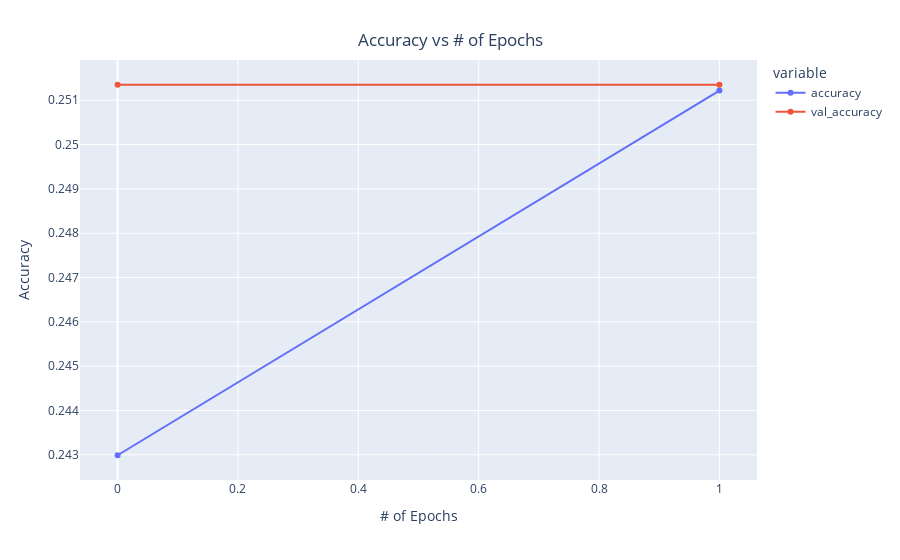
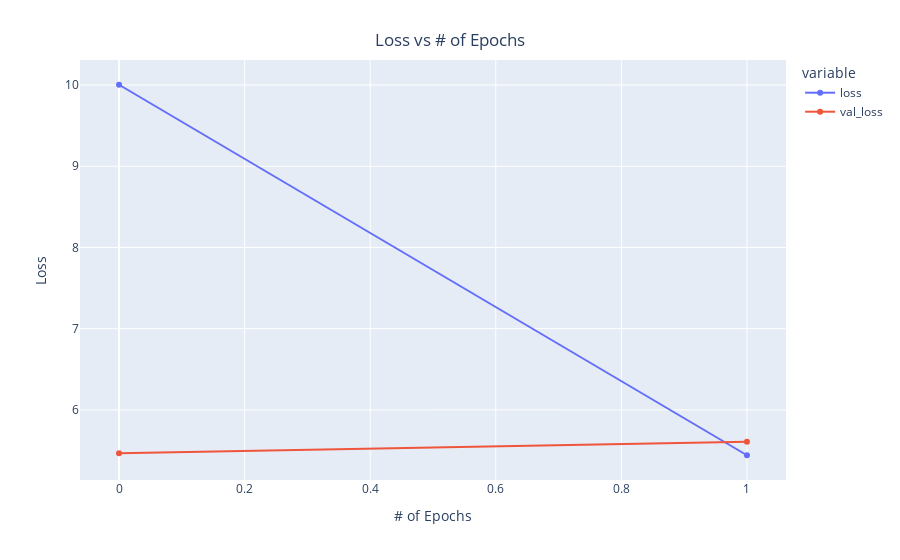

The notebook cell saved with these charts, in order:
### Markdown cell above
Model evaluation
---

### Code cell
#Create a line plot to visualize accuracy and validation accuracy over epochs
model_plot = pxt.line(
    data_frame=final_history,             #Use the history DataFrame for plotting
    y=["accuracy", "val_accuracy"],       #Plot both training and validation accuracy
    markers=True                          #Show markers on the plot
)

#Update the x-axis title to indicate the number of epochs
model_plot.update_xaxes(title="# of Epochs")
#Update the y-axis title to indicate the metric (Accuracy)
model_plot.update_yaxes(title="Accuracy")

#Update the layout of the plot to show the legend, set the title, and adjust its position
model_plot.update_layout(
    showlegend=True,                            #Show the legend on the plot
    title={
        'text': 'Accuracy vs # of Epochs', #Title of the plot
        'y': 0.94,                              #Vertical position of the title
        'x': 0.5,                               #Horizontal position of the title
        'xanchor': 'center',                    #Anchor point for horizontal position
        'yanchor': 'top'                        #Anchor point for vertical position
    }
)

#Display the plot
model_plot.show()

#--------------------------------------------------------------------------------------------------------
#Create a line plot to visualize loss and validation loss over epochs
model_plot = pxt.line(
    data_frame=final_history,   #Use the history DataFrame for plotting
    y=["loss", "val_loss"],    #Plot both training and validation loss
    markers=True               #Show markers on the plot
)

#Update the x-axis title to indicate the number of epochs
model_plot.update_xaxes(title="# of Epochs")
#Update the y-axis title to indicate the metric (Loss)
model_plot.update_yaxes(title="Loss")

#Update the layout of the plot to show the legend, set the title, and adjust its position
model_plot.update_layout(
    showlegend=True,                   #Show the legend on the plot
    title={
        'text': 'Loss vs # of Epochs',  #Title of the plot
        'y': 0.94,                           #Vertical position of the title
        'x': 0.5,                            #Horizontal position of the title
        'xanchor': 'center',                 #Anchor point for horizontal position
        'yanchor': 'top'                     #Anchor point for vertical position
    }
)

#Display the plot
model_plot.show()

### Figure 1 — Plotly figure (JSON) as saved in the notebook; plotly's stock layout.template omitted (floating-point values rounded to 4 significant figures)
{"data": [{"hovertemplate": "variable=accuracy<br>index=%{x}<br>value=%{y}<extra></extra>", "legendgroup": "accuracy", "line": {"color": "#636efa", "dash": "solid"}, "marker": {"symbol": "circle"}, "mode": "lines+markers", "name": "accuracy", "orientation": "v", "showlegend": true, "type": "scatter", "x": [0, 1], "xaxis": "x", "y": [0.243, 0.2512], "yaxis": "y"}, {"hovertemplate": "variable=val_accuracy<br>index=%{x}<br>value=%{y}<extra></extra>", "legendgroup": "val_accuracy", "line": {"color": "#EF553B", "dash": "solid"}, "marker": {"symbol": "circle"}, "mode": "lines+markers", "name": "val_accuracy", "orientation": "v", "showlegend": true, "type": "scatter", "x": [0, 1], "xaxis": "x", "y": [0.2513, 0.2513], "yaxis": "y"}], "layout": {"legend": {"title": {"text": "variable"}, "tracegroupgap": 0}, "margin": {"t": 60}, "showlegend": true, "title": {"text": "Accuracy vs # of Epochs", "x": 0.5, "xanchor": "center", "y": 0.94, "yanchor": "top"}, "xaxis": {"anchor": "y", "domain": [0, 1], "title": {"text": "# of Epochs"}}, "yaxis": {"anchor": "x", "domain": [0, 1], "title": {"text": "Accuracy"}}}}

### Figure 2 — Plotly figure (JSON) as saved in the notebook; plotly's stock layout.template omitted (floating-point values rounded to 4 significant figures)
{"data": [{"hovertemplate": "variable=loss<br>index=%{x}<br>value=%{y}<extra></extra>", "legendgroup": "loss", "line": {"color": "#636efa", "dash": "solid"}, "marker": {"symbol": "circle"}, "mode": "lines+markers", "name": "loss", "orientation": "v", "showlegend": true, "type": "scatter", "x": [0, 1], "xaxis": "x", "y": [10.0, 5.441], "yaxis": "y"}, {"hovertemplate": "variable=val_loss<br>index=%{x}<br>value=%{y}<extra></extra>", "legendgroup": "val_loss", "line": {"color": "#EF553B", "dash": "solid"}, "marker": {"symbol": "circle"}, "mode": "lines+markers", "name": "val_loss", "orientation": "v", "showlegend": true, "type": "scatter", "x": [0, 1], "xaxis": "x", "y": [5.466, 5.606], "yaxis": "y"}], "layout": {"legend": {"title": {"text": "variable"}, "tracegroupgap": 0}, "margin": {"t": 60}, "showlegend": true, "title": {"text": "Loss vs # of Epochs", "x": 0.5, "xanchor": "center", "y": 0.94, "yanchor": "top"}, "xaxis": {"anchor": "y", "domain": [0, 1], "title": {"text": "# of Epochs"}}, "yaxis": {"anchor": "x", "domain": [0, 1], "title": {"text": "Loss"}}}}
